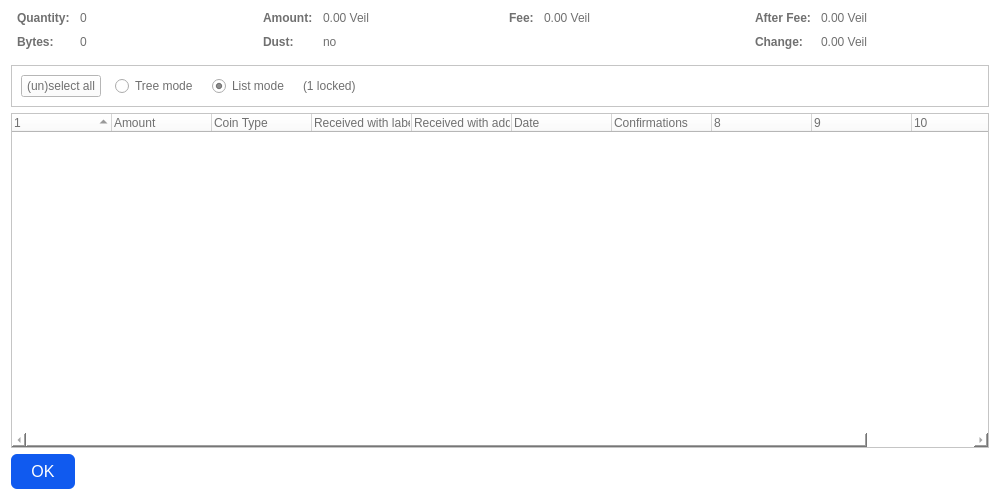
<?xml version="1.0" encoding="UTF-8"?>
<ui version="4.0">
 <class>CoinControlDialog</class>
 <widget class="QDialog" name="CoinControlDialog">
  <property name="geometry">
   <rect>
    <x>0</x>
    <y>0</y>
    <width>1000</width>
    <height>500</height>
   </rect>
  </property>
  <property name="windowTitle">
   <string>Coin Selection</string>
  </property>
  <property name="styleSheet">
   <string notr="true">background-color:white;
color:#707070;
font-size:13.5px;</string>
  </property>
  <layout class="QVBoxLayout" name="verticalLayout">
   <item>
    <layout class="QHBoxLayout" name="horizontalLayoutTop" stretch="0,0,0,0">
     <property name="topMargin">
      <number>0</number>
     </property>
     <property name="bottomMargin">
      <number>10</number>
     </property>
     <item>
      <layout class="QFormLayout" name="formLayoutCoinControl1">
       <property name="horizontalSpacing">
        <number>10</number>
       </property>
       <property name="verticalSpacing">
        <number>10</number>
       </property>
       <property name="leftMargin">
        <number>6</number>
       </property>
       <property name="rightMargin">
        <number>6</number>
       </property>
       <item row="0" column="0">
        <widget class="QLabel" name="labelCoinControlQuantityText">
         <property name="font">
          <font>
           <weight>75</weight>
           <bold>true</bold>
          </font>
         </property>
         <property name="text">
          <string>Quantity:</string>
         </property>
        </widget>
       </item>
       <item row="0" column="1">
        <widget class="QLabel" name="labelCoinControlQuantity">
         <property name="cursor">
          <cursorShape>IBeamCursor</cursorShape>
         </property>
         <property name="contextMenuPolicy">
          <enum>Qt::ActionsContextMenu</enum>
         </property>
         <property name="text">
          <string notr="true">0</string>
         </property>
         <property name="textInteractionFlags">
          <set>Qt::LinksAccessibleByMouse|Qt::TextSelectableByKeyboard|Qt::TextSelectableByMouse</set>
         </property>
        </widget>
       </item>
       <item row="1" column="0">
        <widget class="QLabel" name="labelCoinControlBytesText">
         <property name="font">
          <font>
           <weight>75</weight>
           <bold>true</bold>
          </font>
         </property>
         <property name="text">
          <string>Bytes:</string>
         </property>
        </widget>
       </item>
       <item row="1" column="1">
        <widget class="QLabel" name="labelCoinControlBytes">
         <property name="cursor">
          <cursorShape>IBeamCursor</cursorShape>
         </property>
         <property name="contextMenuPolicy">
          <enum>Qt::ActionsContextMenu</enum>
         </property>
         <property name="text">
          <string notr="true">0</string>
         </property>
         <property name="textInteractionFlags">
          <set>Qt::LinksAccessibleByMouse|Qt::TextSelectableByKeyboard|Qt::TextSelectableByMouse</set>
         </property>
        </widget>
       </item>
      </layout>
     </item>
     <item>
      <layout class="QFormLayout" name="formLayoutCoinControl2">
       <property name="horizontalSpacing">
        <number>10</number>
       </property>
       <property name="verticalSpacing">
        <number>10</number>
       </property>
       <property name="leftMargin">
        <number>6</number>
       </property>
       <property name="rightMargin">
        <number>6</number>
       </property>
       <item row="0" column="0">
        <widget class="QLabel" name="labelCoinControlAmountText">
         <property name="font">
          <font>
           <weight>75</weight>
           <bold>true</bold>
          </font>
         </property>
         <property name="text">
          <string>Amount:</string>
         </property>
        </widget>
       </item>
       <item row="0" column="1">
        <widget class="QLabel" name="labelCoinControlAmount">
         <property name="cursor">
          <cursorShape>IBeamCursor</cursorShape>
         </property>
         <property name="contextMenuPolicy">
          <enum>Qt::ActionsContextMenu</enum>
         </property>
         <property name="text">
          <string notr="true">0.00 Veil</string>
         </property>
         <property name="textInteractionFlags">
          <set>Qt::LinksAccessibleByMouse|Qt::TextSelectableByKeyboard|Qt::TextSelectableByMouse</set>
         </property>
        </widget>
       </item>
       <item row="1" column="0">
        <widget class="QLabel" name="labelCoinControlLowOutputText">
         <property name="enabled">
          <bool>false</bool>
         </property>
         <property name="font">
          <font>
           <weight>75</weight>
           <bold>true</bold>
          </font>
         </property>
         <property name="text">
          <string>Dust:</string>
         </property>
        </widget>
       </item>
       <item row="1" column="1">
        <widget class="QLabel" name="labelCoinControlLowOutput">
         <property name="enabled">
          <bool>false</bool>
         </property>
         <property name="cursor">
          <cursorShape>IBeamCursor</cursorShape>
         </property>
         <property name="contextMenuPolicy">
          <enum>Qt::ActionsContextMenu</enum>
         </property>
         <property name="text">
          <string notr="true">no</string>
         </property>
         <property name="textInteractionFlags">
          <set>Qt::LinksAccessibleByMouse|Qt::TextSelectableByKeyboard|Qt::TextSelectableByMouse</set>
         </property>
        </widget>
       </item>
      </layout>
     </item>
     <item>
      <layout class="QFormLayout" name="formLayoutCoinControl3">
       <property name="horizontalSpacing">
        <number>10</number>
       </property>
       <property name="verticalSpacing">
        <number>10</number>
       </property>
       <property name="leftMargin">
        <number>6</number>
       </property>
       <property name="rightMargin">
        <number>6</number>
       </property>
       <item row="0" column="0">
        <widget class="QLabel" name="labelCoinControlFeeText">
         <property name="font">
          <font>
           <weight>75</weight>
           <bold>true</bold>
          </font>
         </property>
         <property name="text">
          <string>Fee:</string>
         </property>
        </widget>
       </item>
       <item row="0" column="1">
        <widget class="QLabel" name="labelCoinControlFee">
         <property name="cursor">
          <cursorShape>IBeamCursor</cursorShape>
         </property>
         <property name="contextMenuPolicy">
          <enum>Qt::ActionsContextMenu</enum>
         </property>
         <property name="text">
          <string notr="true">0.00 Veil</string>
         </property>
         <property name="textInteractionFlags">
          <set>Qt::LinksAccessibleByMouse|Qt::TextSelectableByKeyboard|Qt::TextSelectableByMouse</set>
         </property>
        </widget>
       </item>
      </layout>
     </item>
     <item>
      <layout class="QFormLayout" name="formLayoutCoinControl4">
       <property name="horizontalSpacing">
        <number>10</number>
       </property>
       <property name="verticalSpacing">
        <number>10</number>
       </property>
       <property name="leftMargin">
        <number>6</number>
       </property>
       <property name="rightMargin">
        <number>6</number>
       </property>
       <item row="0" column="0">
        <widget class="QLabel" name="labelCoinControlAfterFeeText">
         <property name="font">
          <font>
           <weight>75</weight>
           <bold>true</bold>
          </font>
         </property>
         <property name="text">
          <string>After Fee:</string>
         </property>
        </widget>
       </item>
       <item row="0" column="1">
        <widget class="QLabel" name="labelCoinControlAfterFee">
         <property name="cursor">
          <cursorShape>IBeamCursor</cursorShape>
         </property>
         <property name="contextMenuPolicy">
          <enum>Qt::ActionsContextMenu</enum>
         </property>
         <property name="text">
          <string notr="true">0.00 Veil</string>
         </property>
         <property name="textInteractionFlags">
          <set>Qt::LinksAccessibleByMouse|Qt::TextSelectableByKeyboard|Qt::TextSelectableByMouse</set>
         </property>
        </widget>
       </item>
       <item row="1" column="0">
        <widget class="QLabel" name="labelCoinControlChangeText">
         <property name="enabled">
          <bool>false</bool>
         </property>
         <property name="font">
          <font>
           <weight>75</weight>
           <bold>true</bold>
          </font>
         </property>
         <property name="text">
          <string>Change:</string>
         </property>
        </widget>
       </item>
       <item row="1" column="1">
        <widget class="QLabel" name="labelCoinControlChange">
         <property name="enabled">
          <bool>false</bool>
         </property>
         <property name="cursor">
          <cursorShape>IBeamCursor</cursorShape>
         </property>
         <property name="contextMenuPolicy">
          <enum>Qt::ActionsContextMenu</enum>
         </property>
         <property name="text">
          <string notr="true">0.00 Veil</string>
         </property>
         <property name="textInteractionFlags">
          <set>Qt::LinksAccessibleByMouse|Qt::TextSelectableByKeyboard|Qt::TextSelectableByMouse</set>
         </property>
        </widget>
       </item>
      </layout>
     </item>
    </layout>
   </item>
   <item>
    <widget class="QFrame" name="frame">
     <property name="minimumSize">
      <size>
       <width>0</width>
       <height>40</height>
      </size>
     </property>
     <property name="frameShape">
      <enum>QFrame::StyledPanel</enum>
     </property>
     <property name="frameShadow">
      <enum>QFrame::Sunken</enum>
     </property>
     <layout class="QHBoxLayout" name="horizontalLayout">
      <item>
       <layout class="QHBoxLayout" name="horizontalLayoutPanel" stretch="0,0,0,0,0">
        <property name="spacing">
         <number>14</number>
        </property>
        <item>
         <widget class="QPushButton" name="pushButtonSelectAll">
          <property name="sizePolicy">
           <sizepolicy hsizetype="Maximum" vsizetype="Fixed">
            <horstretch>0</horstretch>
            <verstretch>0</verstretch>
           </sizepolicy>
          </property>
          <property name="text">
           <string>(un)select all</string>
          </property>
          <property name="autoDefault">
           <bool>false</bool>
          </property>
         </widget>
        </item>
        <item>
         <widget class="QRadioButton" name="radioTreeMode">
          <property name="sizePolicy">
           <sizepolicy hsizetype="Maximum" vsizetype="Fixed">
            <horstretch>0</horstretch>
            <verstretch>0</verstretch>
           </sizepolicy>
          </property>
          <property name="text">
           <string>Tree mode</string>
          </property>
         </widget>
        </item>
        <item>
         <widget class="QRadioButton" name="radioListMode">
          <property name="sizePolicy">
           <sizepolicy hsizetype="Maximum" vsizetype="Fixed">
            <horstretch>0</horstretch>
            <verstretch>0</verstretch>
           </sizepolicy>
          </property>
          <property name="text">
           <string>List mode</string>
          </property>
          <property name="checked">
           <bool>true</bool>
          </property>
         </widget>
        </item>
        <item>
         <widget class="QLabel" name="labelLocked">
          <property name="text">
           <string notr="true">(1 locked)</string>
          </property>
         </widget>
        </item>
        <item>
         <spacer name="horizontalSpacer">
          <property name="orientation">
           <enum>Qt::Horizontal</enum>
          </property>
          <property name="sizeHint" stdset="0">
           <size>
            <width>40</width>
            <height>20</height>
           </size>
          </property>
         </spacer>
        </item>
       </layout>
      </item>
     </layout>
    </widget>
   </item>
   <item>
    <widget class="CoinControlTreeWidget" name="treeWidget">
     <property name="contextMenuPolicy">
      <enum>Qt::CustomContextMenu</enum>
     </property>
     <property name="sortingEnabled">
      <bool>false</bool>
     </property>
     <property name="columnCount">
      <number>11</number>
     </property>
     <attribute name="headerShowSortIndicator" stdset="0">
      <bool>true</bool>
     </attribute>
     <attribute name="headerStretchLastSection">
      <bool>false</bool>
     </attribute>
     <column>
      <property name="text">
       <string/>
      </property>
     </column>
     <column>
      <property name="text">
       <string>Amount</string>
      </property>
     </column>
     <column>
      <property name="text">
       <string>Coin Type</string>
      </property>
     </column>
     <column>
      <property name="text">
       <string>Received with label</string>
      </property>
     </column>
     <column>
      <property name="text">
       <string>Received with address</string>
      </property>
     </column>
     <column>
      <property name="text">
       <string>Date</string>
      </property>
     </column>
     <column>
      <property name="text">
       <string>Confirmations</string>
      </property>
      <property name="toolTip">
       <string>Confirmed</string>
      </property>
     </column>
     <column>
      <property name="text">
       <string/>
      </property>
     </column>
     <column>
      <property name="text">
       <string/>
      </property>
     </column>
     <column>
      <property name="text">
       <string/>
      </property>
     </column>
     <column>
      <property name="text">
       <string/>
      </property>
     </column>
    </widget>
   </item>
   <item>
    <widget class="QDialogButtonBox" name="buttonBox">
     <property name="sizePolicy">
      <sizepolicy hsizetype="Maximum" vsizetype="Fixed">
       <horstretch>0</horstretch>
       <verstretch>0</verstretch>
      </sizepolicy>
     </property>
     <property name="styleSheet">
      <string notr="true">QPushButton{
border-radius: 6px;
color: #FFFFFF;
font-size: 16px;
background-color:#105aef;
line-height:10px;
padding:8 20 8 20;
}

QPushButton:hover {
background-color:#0e45b4;
}</string>
     </property>
     <property name="orientation">
      <enum>Qt::Horizontal</enum>
     </property>
     <property name="standardButtons">
      <set>QDialogButtonBox::Ok</set>
     </property>
    </widget>
   </item>
  </layout>
 </widget>
 <customwidgets>
  <customwidget>
   <class>CoinControlTreeWidget</class>
   <extends>QTreeWidget</extends>
   <header>qt/coincontroltreewidget.h</header>
  </customwidget>
 </customwidgets>
 <resources/>
 <connections/>
</ui>
